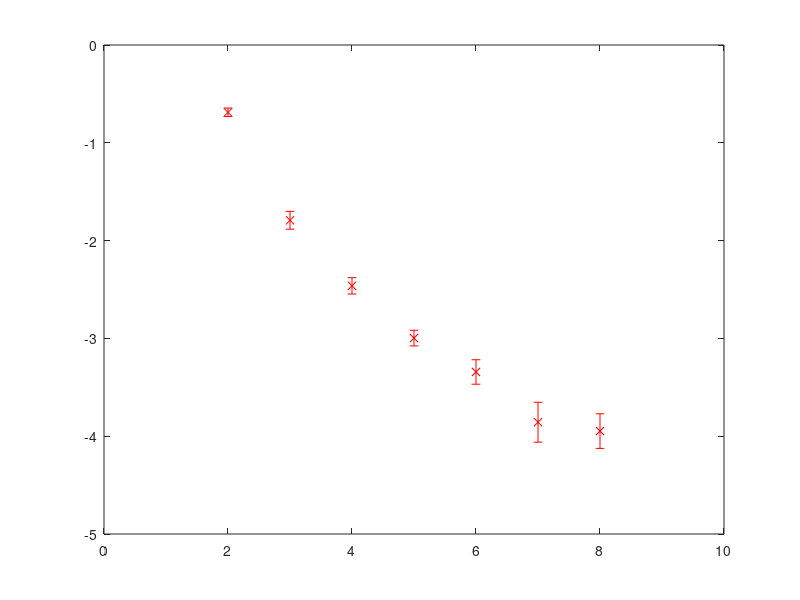

This figure's MATLAB source: (Note: this script raises an error after producing the figure.)
%Para calcular la recurrencia de ciclos y de transiciones LCFeb15

%randperm (n,m) n posibles estados m vertices de cada ciclo


%Para encontrar una secuencia dado cierto numero de estados
for sec_edt=2:8 %para todos los vertices
for sec_rect=1:10

    Ht=[1 2];      %Ht1; %[2 3]; %Ciclo que quiero encontrar
    rec_cont=0; %Numero de veces que aparece en un enunciado
    for rt=1:1000 %numero de veces para hacer la distribucion
    %    for rt1=1:rec_s/10 %numero de veces que podria aparecer en el enunciado
            Cycle_temp=randperm(sec_edt,2); %edos,vertices

            if isequal(Ht,Cycle_temp)
                rec_cont=rec_cont+1;
            end

     %   end
      %  rec_contb=rec_contb+rec_cont;
    end
    rec_seq(sec_edt,sec_rect)=rec_cont/1000;
end
end

count=log(rec_seq);
 y = mean(count,2);
 e = std(count,1,2);
 errorbar(y,e,'xr')
 
 
%----------------------------------------------------------------
%Para buscar un ciclo especifico generado aleatoriamente
%rec_s=size(sec_Pk_edos_Ren,2);

for rc_cy=1:size(Ciclos_nums,1);
    
    xxrec=find(Ciclos_nums(rc_cy,:)==0); %numero de renglon para H o E
    Ht1=Ciclos_nums(rc_cy,:);
    Ht1(xxrec)=[];

    Ht=[1 2 3 1];%Ht1;    %Ciclo que quiero encontrar
    rec_cont=0; %Numero de veces que aparece en un enunciado
    %rec_contb=0; %Numero de veces en el total de busquedas
    rec_vert=size(Ht,2);
    if rec_vert==4 %numero de vertices
    
        Cycle_temp=zeros(1,rec_vert-1);
    %     Cycle_temp2=zeros(1,rec_vert);

        for rt=1:1000 %numero de veces para hacer la distribucion
        %    for rt1=1:rec_s/10 %numero de veces que podria aparecer en el enunciado
                Cycle_temp=randperm(rec_vert); %edos,vertices
    %             Cycle_temp2=cat(2,Cycle_temp,Cycle_temp(1));
                if isequal(Ht,Ht(Cycle_temp))
                    rec_cont=rec_cont+1;
                end

         %   end
          %  rec_contb=rec_contb+rec_cont;
        end
    %     mean(log(rec_cont/1000))


        closed_cy_match(rc_cy)=rec_cont/1000;
        xcym=find(closed_cy_match==0);
        matches_all=closed_cy_match;
        matches_all(xcym)=[]
    end
end

% %para figura P_Cycles_mx
% count=log(P_Cycles_mx);
%  y = mean(count,2);
%  e = std(count,1,2);
%  errorbar(y,e,'xr')
% %rec_contb/(rec_s^2*1000)
% 
%--------------------------------------------------------------------
%Para contestar la pregunta de si en un enunciado aleatorio aparecen ciclos
%hamiltonianos o eurelianos
rec_nat_rand=size(sec_Pk_edos_Ren(1,1:end),2);

for rt2=1:100

xxrec_nat=randperm(rec_nat_rand);
sec_pk_random_nat=sec_Pk_edos_Ren(xxrec_nat);
sec_pk_random_ren=SRasRen(sec_pk_random_nat);

[Ciclos_nums,Ciclos_H_E]=CyFolds(sec_pk_random_nat);
ciclos_nat_rand(rt2)=size(Ciclos_nums,1);

% mean(ciclos_nat_rand)

end

mean(ciclos_nat_rand)

%----------------------------------------------------------------------
%Para encontrar las transiciones que son diferentes en un tiempo
%determinado
% c_path_times=c_pathways(Pks_Frame,sec_pk_random); %Encuentra las rutas distintas
% c_pi=0;
% for c_p=1:size(Spikes,2)
%     if find(c_path_times(:,3)==c_p)
%         c_pi=c_pi+1;
%     end
%     cumulative(c_p)=c_pi;
% end;



%----------------------------------------------------------------
%Para generar un ciclo aleatoriamente y luego buscarlo en el enunciado
%original
%rec_s=size(sec_Pk_edos_Ren,2);

for rc_cy=1:size(Ciclos_nums,1);
    
    xxrec=find(Ciclos_nums(rc_cy,:)==0); %numero de renglon para H o E
    Ht1=Ciclos_nums(rc_cy,:);
    Ht1(xxrec)=[];

    Ht=Ht1;    %[1 2 3 1];%Ciclo que quiero comparar
    rec_cont=0; %Numero de veces que aparece en un enunciado
    rec_vert=size(Ht,2);   
        Cycle_temp=zeros(1,rec_vert-1);
        Cycle_temp2=zeros(1,rec_vert);

        for rt=1:1000 %numero de veces para hacer la distribucion
                Cycle_temp=randperm(edos,rec_vert-1); %edos,vertices
                Cycle_temp2=cat(2,Cycle_temp,Cycle_temp(1));
                if isequal(Ht,Cycle_temp)
                    rec_cont=rec_cont+1;
                end

        end

        closed_cy_match(rc_cy)=rec_cont/1000;
        xcym=find(closed_cy_match==0);
        matches_all=closed_cy_match;
        matches_all(xcym)=[]
end


%-----------------------------------------------------------------------
%Para buscar las mismas secuencias en la actividad evocada y espontanea que
%han sido movidas al azar y que forman parte de ciclos H o E
for rect1=1:100
rec_nat_rand=size(sec_Pk_edos_Ren(1,1:41),2);

for rt2=1:1   %numero de repeticiones que quiero

xxrec_nat=randperm(rec_nat_rand);
sec_pk_random_nat=sec_Pk_edos_spont(xxrec_nat); %aqui determino cual usar
%sec_pk_random_ren=SRasRen(sec_pk_random_nat); %tengo que conservar los mismos

[Ciclos_nums_rand,Ciclos_H_E_rand]=CyFolds(sec_pk_random_nat); %tengo que tomar los mismos elementos para que sea significativo
ciclos_nat_rand(rt2)=size(Ciclos_nums_rand,1);

end

mean(ciclos_nat_rand)

 Ciclos_nums_spont=Ciclos_nums_rand; %el que estoy cambiando

%-----------------------------------------------------------------
%Para calcular cuantas secuencias evocadas tambien aparecen en la 
%actividad espontanea

M_adj_nat=zeros(edos,edos); %genero la matriz adyacente global

for rc_cy=1:size(Ciclos_nums_nat,1); %tomo todos los ciclos
    
    xxrec=find(Ciclos_nums_nat(rc_cy,:)==0); %numero de renglon para H o E
    Ht1=Ciclos_nums_nat(rc_cy,:);
    Ht1(xxrec)=[];
    
    for ma_t1=1:(size(Ht1,2)-1);
        if M_adj_nat(Ht1(ma_t1),Ht1(ma_t1+1))==0;
            M_adj_nat(Ht1(ma_t1),Ht1(ma_t1+1))=1;
        elseif M_adj_nat(Ht1(ma_t1),Ht1(ma_t1+1))>0;
            M_adj_nat(Ht1(ma_t1),Ht1(ma_t1+1))=M_adj_nat(Ht1(ma_t1),Ht1(ma_t1+1))+1;
        end
    end
    
end

M_nat_rec=(M_adj_nat>1)*1;

%------------------------------------------

M_adj_spont=zeros(edos,edos); %genero la matriz adyacente global

for rc_cy=1:size(Ciclos_nums_spont,1); %tomo todos los ciclos
    
    xxrec=find(Ciclos_nums_spont(rc_cy,:)==0); %numero de renglon para H o E
    Ht1=Ciclos_nums_spont(rc_cy,:);
    Ht1(xxrec)=[];
    
    for ma_t1=1:(size(Ht1,2)-1);
        M_adj_spont(Ht1(ma_t1),Ht1(ma_t1+1))=1;
        
    end
    
end


M_nat_spont=(M_nat_rec&M_adj_spont)*1;
M_total=or(M_nat_rec,M_adj_spont)*1;
M_nat_edges=sum(sum(M_adj_nat));
M_spont_edges=sum(sum(M_adj_spont));
M_nat_spont_edges=sum(sum(M_nat_spont))
M_total_edges=sum(sum(M_total));
M_nat_rec_edges=sum(sum(M_nat_rec));


recurrence_random=M_nat_spont_edges/M_nat_rec_edges;

end
mean(recurrence_random)

%----------------------------------------------
%Para encontrar el intervalo entre las secuencias recurrentes antes y
%durante la estimulacion

% M_nat_spont %dice cuales son las secuencias recurrentes
% M_nat_spont_edges %numero de secuencias recurrentes
% sec_Pk_edos_Ren %para encontrar las secuencias
% sec_Pk_frames %para encontrar los frames


recurrent_sequences=zeros(M_nat_spont_edges,2);
[row, col]=find(M_nat_spont==1);
recurrent_sequences(:,1)=row;
recurrent_sequences(:,2)=col;
recurrent_sequences=sortrows(recurrent_sequences); %secuencias recurrentes
rec_seq_max=size(sec_Pk_edos_Ren(1,:),2); %numero total de elementos
rec_seq_loc=zeros(M_nat_spont_edges,rec_seq_max);


for recseqt=1:M_nat_spont_edges
    first_seqt=find(sec_Pk_edos_Ren==recurrent_sequences(recseqt,1));
    for rct2=1:size(first_seqt,2)-1;
        if sec_Pk_edos_Ren(first_seqt(rct2)+1)==recurrent_sequences(recseqt,2)
%            recseqt      %indica la secuencia
%            first_seqt(rct2) %indica el indice en sec_Pk_edos_Ren
            rec_seq_loc(recseqt,rct2)=first_seqt(rct2); 
        end
    end    
end


for hh=1:984 %para encontrar los frames
    if sec_Pk_frames(hh)>0
rec_seq_frame(hh,:)=[Pks_Frame(hh) sec_Pk_frames(hh)];
    end
end;
xxt=find(rec_seq_frame(:,1)==0);
rec_seq_frame(xxt,:)=[];

%------------------------------------------------------
%Para encontrar a partir de que valor son significativamente diferentes

(size(find(S_index_ti<0.99))-size(find(S_index_ti<0.9)))/955^2 %para cada intervalo


% count=log(P_Cycles_mx);
%  y = mean(count,2);
%  e = std(count,1,2);
%  errorbar(y,e,'xr')

